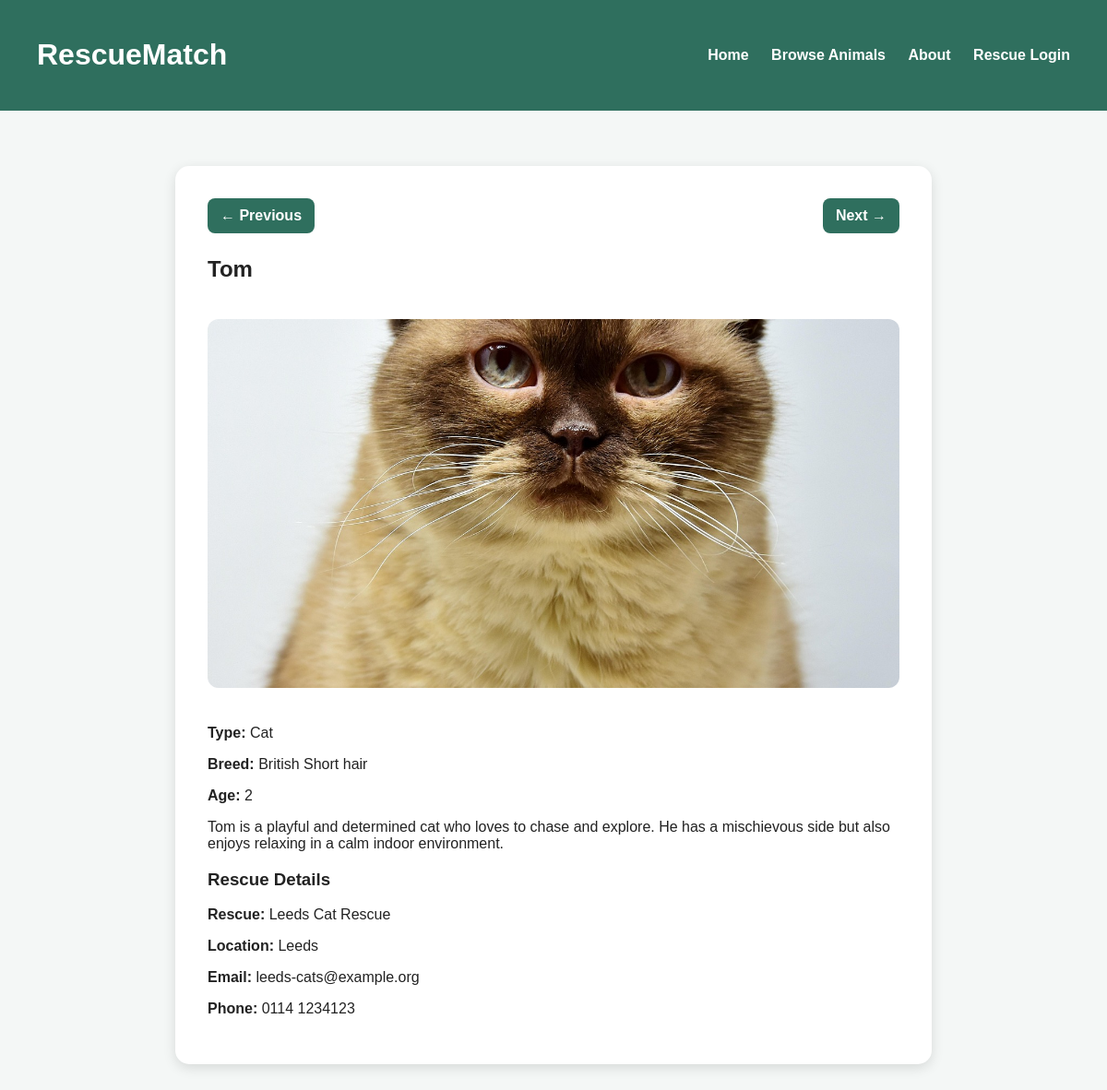
Page /animal/2/match/ on the earlier database version.
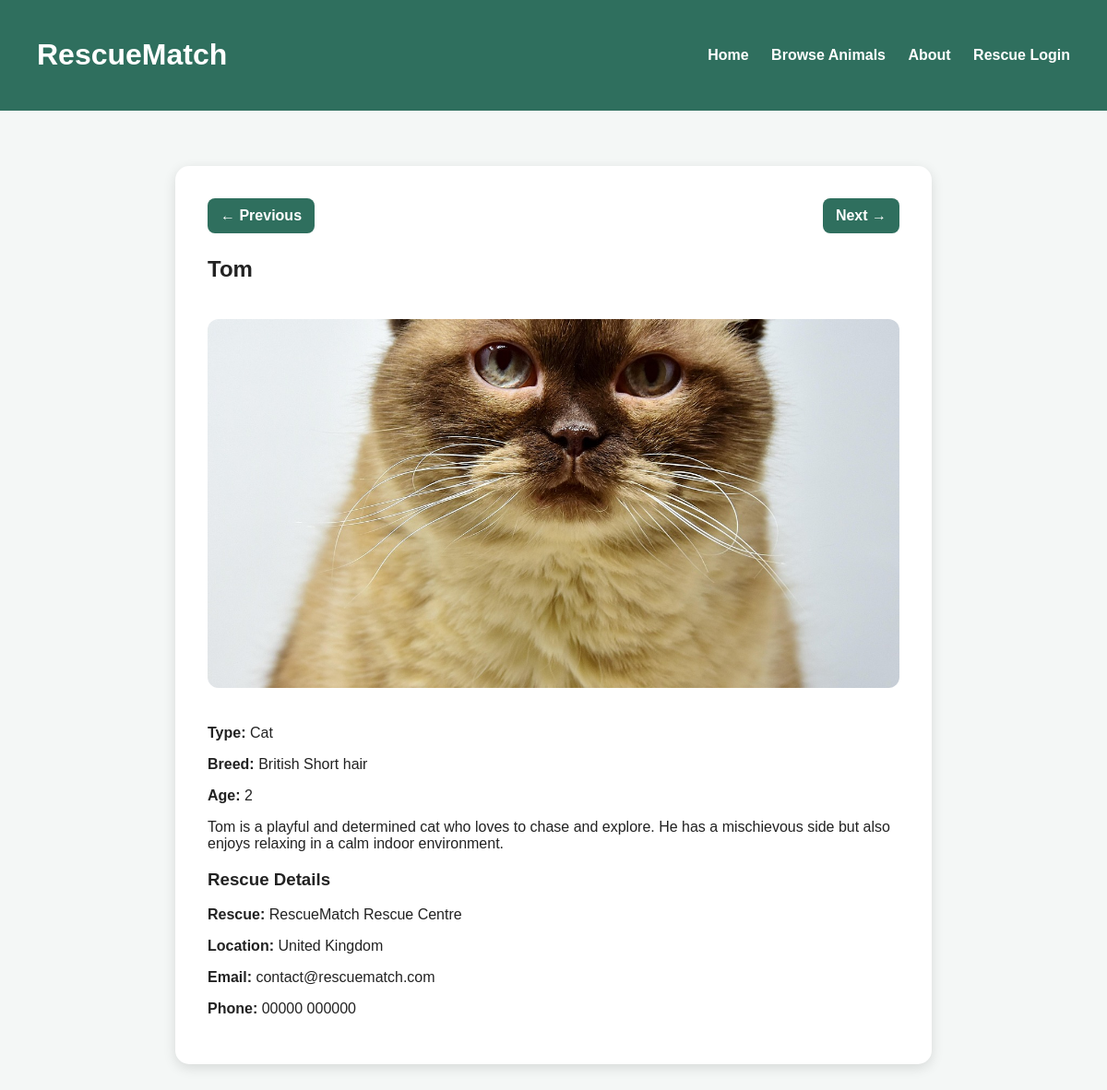
Same page on the later database version.
### animals/models.py (models this page shows, shortened)
class Animal(models.Model):
    name = models.CharField(max_length=100)
    animal_type = models.CharField(max_length=50)
    breed = models.CharField(max_length=100)
    age = models.PositiveIntegerField()
    description = models.TextField()
    image = models.ImageField(
        upload_to="animals/",
        blank=True,
        null=True,
    )
    rescue = models.ForeignKey(
        RescueCentre,
        on_delete=models.CASCADE,
        related_name="animals",
    )
    image_name = models.CharField(max_length=100, blank=True)

class RescueCentre(models.Model):
    name = models.CharField(max_length=100)
    location = models.CharField(max_length=100)
    email = models.EmailField()
    phone = models.CharField(max_length=30)

### animals/views.py (the view)
# urls.py: path("animal/<int:animal_id>/match/", views.match_animal, name="match_animal"),
def match_animal(request, animal_id):
    animal = get_object_or_404(Animal, id=animal_id)
    previous_animal = Animal.objects.filter(id__lt=animal.id).order_by('-id').first()
    next_animal = Animal.objects.filter(id__gt=animal.id).order_by('id').first()
    return render(request, "animal_detail.html", {
        "animal": animal,
        "previous_animal": previous_animal,
        "next_animal": next_animal,
        "matched": True,
    })

### templates/animal_detail.html (shortened to what this page needs)
{% load static %}
<!DOCTYPE html>
<html lang="en">
<head>
    <link rel="stylesheet" href="{% static 'css/style.css' %}">
</head>
<body>
<header class="site-header">
    <h1>RescueMatch</h1>
    <nav>
        <a href="{% url 'home' %}">Home</a>
        <a href="{% url 'browse' %}">Browse Animals</a>
        <a href="{% url 'about' %}">About</a>
        <a href="{% url 'rescue_login' %}">Rescue Login</a>
    </nav>
</header>
<section class="detail-card">
    <div class="detail-nav">
        {% if previous_animal %}
            <a href="{% url 'animal_detail' previous_animal.id %}" class="arrow-btn">← Previous</a>
        {% else %}
            <span></span>
        {% endif %}
        {% if next_animal %}
            <a href="{% url 'animal_detail' next_animal.id %}" class="arrow-btn">Next →</a>
        {% else %}
            <span></span>
        {% endif %}
    </div>
    <h2>{{ animal.name }}</h2>
    <img src="{% static 'images/'|add:animal.image_name %}" alt="{{ animal.name }}" class="detail-image">
    <p><strong>Type:</strong> {{ animal.animal_type }}</p>
    <p><strong>Breed:</strong> {{ animal.breed }}</p>
    <p><strong>Age:</strong> {{ animal.age }}</p>
    <p>{{ animal.description }}</p>
    {% if matched %}
    <h3>Rescue Details</h3>
    <p><strong>Rescue:</strong> {{ animal.rescue.name }}</p>
    <p><strong>Location:</strong> {{ animal.rescue.location }}</p>
    <p><strong>Email:</strong> {{ animal.rescue.email }}</p>
    <p><strong>Phone:</strong> {{ animal.rescue.phone }}</p>
{% else %}
    <p class="hidden-rescue-message">
        Rescue details are hidden until you match with this animal.
    </p>
    <a href="{% url 'match_animal' animal.id %}" class="btn">Match with {{ animal.name }}</a>
{% endif %}
</section>
</body>
</html>

Differences in the rows shown:
changed Animal "Tom": rescue.name "Leeds Cat Rescue" → "RescueMatch Rescue Centre"; rescue.location "Leeds" → "United Kingdom"; rescue.email "leeds-cats@example.org" → "contact@rescuematch.com"; rescue.phone "0114 1234123" → "00000 000000"
